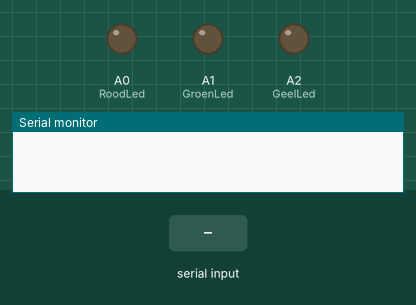
Recording of a sketch running on a simulated Arduino Uno, built with avr-gcc and run on an emulated ATmega328P. Parts: output pins drawn as LEDs (lit = HIGH), the last lines printed to the serial monitor. The test bench sets the inputs (shaded band).

Above: at 1.2 s.
1.3 s: "1\n" received over Serial
At 2.0 s:
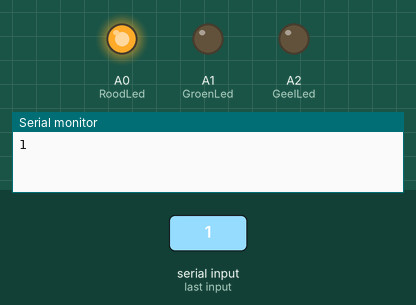
2.8 s: "3\n" received over Serial
At 3.2 s:
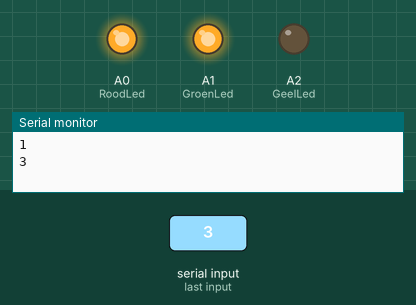
4.3 s: "0\n" received over Serial
At 5.5 s:
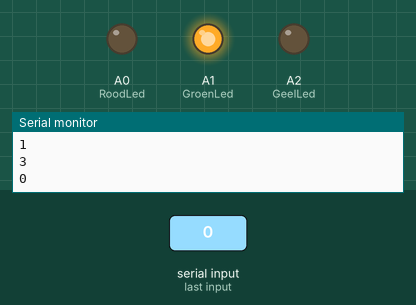
5.8 s: "5\n" received over Serial
At 6.6 s:
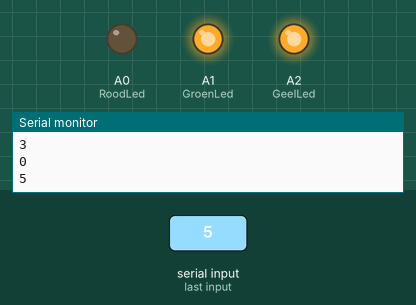
7.3 s: "2\n" received over Serial
At 7.8 s:
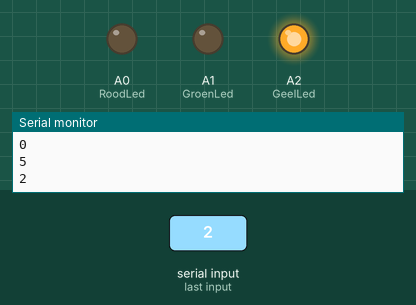
8.8 s: "4\n" received over Serial
At 10.1 s:
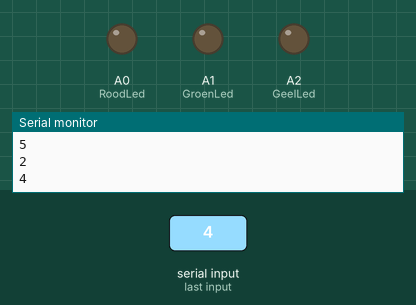
Timing chart, 0 to 11.3 s (numbered marks = the images above; inputs shaded):
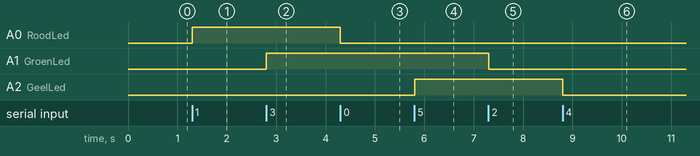

Measured:
- after the input at 1.3 s, A0 (RoodLed): LOW → HIGH at once
- after the input at 2.8 s, A1 (GroenLed): LOW → HIGH at once
- after the input at 4.3 s, A0 (RoodLed): HIGH → LOW at once
- after the input at 5.8 s, A2 (GeelLed): LOW → HIGH at once
- after the input at 7.3 s, A1 (GroenLed): HIGH → LOW at once
- after the input at 8.8 s, A2 (GeelLed): HIGH → LOW at once

The sketch:

Labo12_Oefening_Serial_led_Nicholas.ino
```cpp
int RoodLed = A0, GroenLed = A1, GeelLed = A2;

void setup() {
  // put your setup code here, to run once:
  pinMode(RoodLed, OUTPUT);
  pinMode(GroenLed, OUTPUT);
  pinMode(GeelLed, OUTPUT);

  Serial.begin(9600);

}

void loop() {
  // put your main code here, to run repeatedly:
  while (Serial.available() > 0)
  {
    String lees = Serial.readStringUntil('\n');
    int ledValue = lees.toInt();
    Serial.println(ledValue);
    switch (ledValue)
    {
      case 0:
        digitalWrite(RoodLed, LOW);
        break;
      case 1:
        digitalWrite(RoodLed, HIGH);
        break;
      case 2:
        digitalWrite(GroenLed, LOW);
        break;
      case 3:
        digitalWrite(GroenLed, HIGH);
        break;
      case 4:
        digitalWrite(GeelLed, LOW);
        break;
      case 5:
        digitalWrite(GeelLed, HIGH);
        break;
    }

  }

}
```
